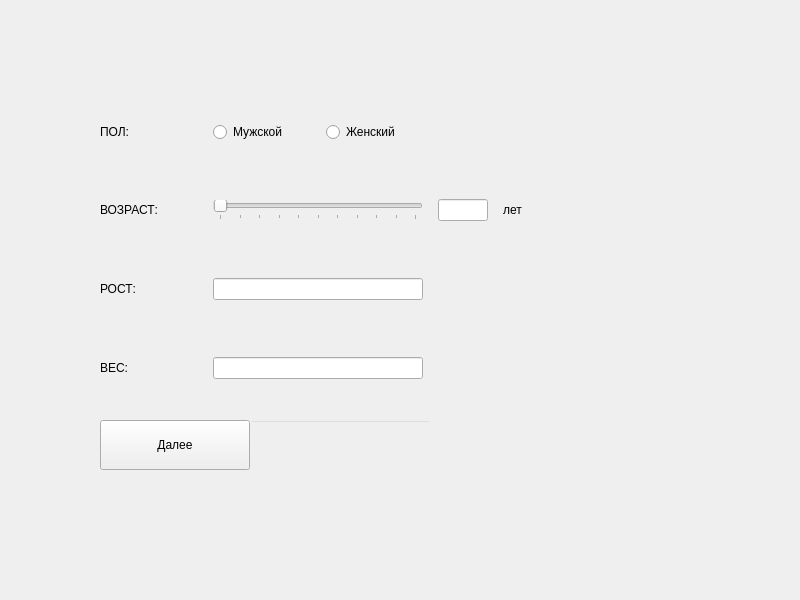
<?xml version="1.0" encoding="UTF-8"?>
<ui version="4.0">
 <class>TestWindow</class>
 <widget class="QWidget" name="TestWindow">
  <property name="geometry">
   <rect>
    <x>0</x>
    <y>0</y>
    <width>800</width>
    <height>600</height>
   </rect>
  </property>
  <property name="minimumSize">
   <size>
    <width>800</width>
    <height>600</height>
   </size>
  </property>
  <property name="maximumSize">
   <size>
    <width>800</width>
    <height>600</height>
   </size>
  </property>
  <property name="windowTitle">
   <string>Form</string>
  </property>
  <property name="windowIcon">
   <iconset resource="resources.qrc">
    <normaloff>:/pract/image.png</normaloff>:/pract/image.png</iconset>
  </property>
  <property name="styleSheet">
   <string notr="true"/>
  </property>
  <widget class="QWidget" name="layoutWidget">
   <property name="geometry">
    <rect>
     <x>100</x>
     <y>80</y>
     <width>501</width>
     <height>341</height>
    </rect>
   </property>
   <layout class="QGridLayout" name="gridLayout">
    <property name="spacing">
     <number>15</number>
    </property>
    <item row="2" column="0">
     <widget class="QLabel" name="heightLabel">
      <property name="text">
       <string>РОСТ:</string>
      </property>
     </widget>
    </item>
    <item row="1" column="4">
     <widget class="QLabel" name="label">
      <property name="text">
       <string>лет</string>
      </property>
     </widget>
    </item>
    <item row="3" column="0">
     <widget class="QLabel" name="weightLabel">
      <property name="text">
       <string>ВЕС:</string>
      </property>
     </widget>
    </item>
    <item row="2" column="1" colspan="2">
     <widget class="QLineEdit" name="heightLineEdit"/>
    </item>
    <item row="1" column="0">
     <widget class="QLabel" name="ageLabel">
      <property name="text">
       <string>ВОЗРАСТ:</string>
      </property>
     </widget>
    </item>
    <item row="1" column="1" colspan="2">
     <widget class="QSlider" name="ageHorizontalSlider">
      <property name="toolTipDuration">
       <number>3</number>
      </property>
      <property name="inputMethodHints">
       <set>Qt::ImhDigitsOnly</set>
      </property>
      <property name="maximum">
       <number>100</number>
      </property>
      <property name="value">
       <number>0</number>
      </property>
      <property name="sliderPosition">
       <number>0</number>
      </property>
      <property name="tracking">
       <bool>true</bool>
      </property>
      <property name="orientation">
       <enum>Qt::Horizontal</enum>
      </property>
      <property name="tickPosition">
       <enum>QSlider::TicksBelow</enum>
      </property>
      <property name="tickInterval">
       <number>0</number>
      </property>
     </widget>
    </item>
    <item row="0" column="0">
     <widget class="QLabel" name="genderLabel">
      <property name="text">
       <string>ПОЛ:</string>
      </property>
     </widget>
    </item>
    <item row="1" column="3">
     <widget class="QLineEdit" name="ageLineEdit">
      <property name="maximumSize">
       <size>
        <width>50</width>
        <height>300</height>
       </size>
      </property>
     </widget>
    </item>
    <item row="3" column="1" colspan="2">
     <widget class="QLineEdit" name="weightLineEdit">
      <property name="styleSheet">
       <string notr="true"/>
      </property>
     </widget>
    </item>
    <item row="0" column="1">
     <widget class="QRadioButton" name="maleRadioButton">
      <property name="text">
       <string>Мужской</string>
      </property>
     </widget>
    </item>
    <item row="0" column="2">
     <widget class="QRadioButton" name="femaleRadioButton">
      <property name="text">
       <string>Женский</string>
      </property>
     </widget>
    </item>
   </layout>
  </widget>
  <widget class="QPushButton" name="nextPageButton">
   <property name="geometry">
    <rect>
     <x>100</x>
     <y>420</y>
     <width>150</width>
     <height>50</height>
    </rect>
   </property>
   <property name="text">
    <string>Далее</string>
   </property>
  </widget>
  <widget class="QLineEdit" name="warningLineEdit">
   <property name="geometry">
    <rect>
     <x>250</x>
     <y>420</y>
     <width>181</width>
     <height>26</height>
    </rect>
   </property>
   <property name="styleSheet">
    <string notr="true">background-color: rgb(0,0,0,0);</string>
   </property>
  </widget>
 </widget>
 <resources>
  <include location="resources.qrc"/>
 </resources>
 <connections/>
</ui>
